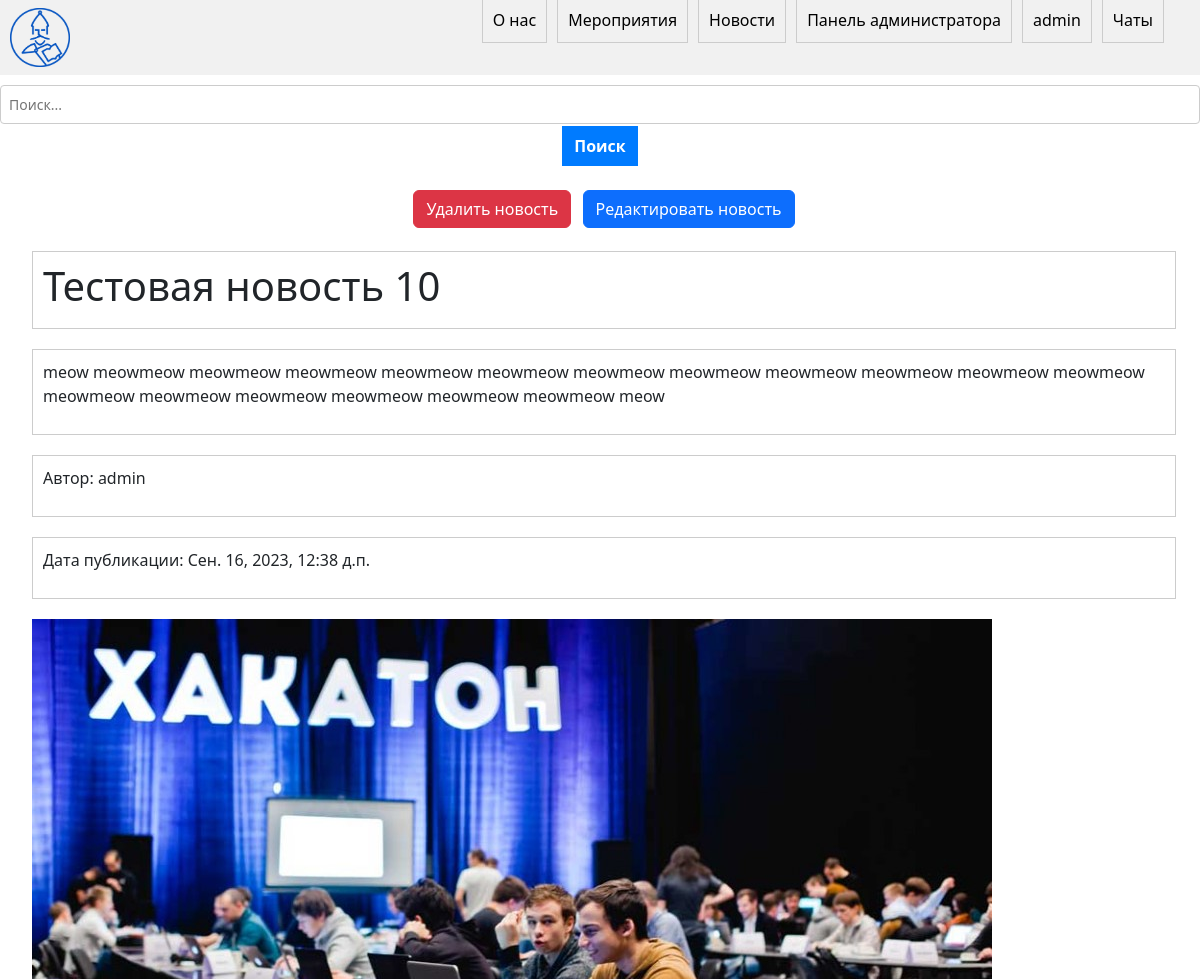
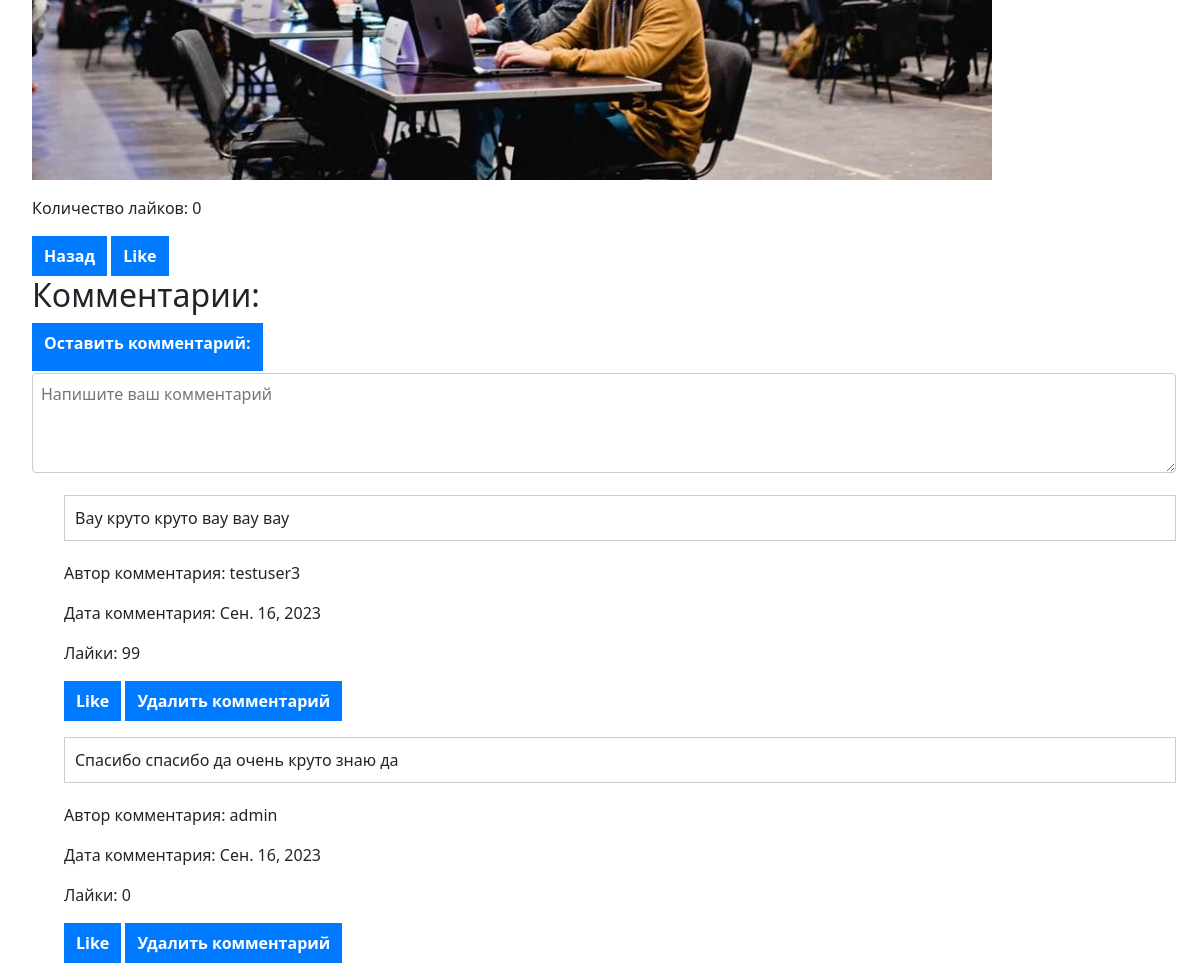
Screenshot of /12/ (signed in) with the database file from the repository (2 pictures, top to bottom).
### main/models.py (models this page shows, shortened)
class News(models.Model):
    title = models.CharField(max_length=200)
    content = models.TextField()
    author = models.ForeignKey('auth.User', on_delete=models.CASCADE)
    date_published = models.DateTimeField(auto_now_add=True)
    photo = models.ImageField(upload_to='image/%Y', default='image/news_def.jpg', null=True, blank=True)
    like_count = models.PositiveIntegerField(default=0)

class Comment(models.Model):
    user = models.ForeignKey(User, on_delete=models.CASCADE)
    news = models.ForeignKey(News, on_delete=models.CASCADE)
    content = models.TextField()
    date_posted = models.DateField(auto_now_add=True)
    like_count = models.PositiveIntegerField(default=0)

### main/views.py (the view)
# urls.py: path('<int:pk>/', views.news_detail, name='news_detail'),
def news_detail(request, pk):
    post = News.objects.get(id=pk)
    return render(request, 'main/news_detail.html', {'post': post})

### main/templates/main/news_detail.html (shortened to what this page needs)
{% extends 'main/base.html' %}
{% block content %}
<ul style="margin-right: 2%;">
    {% if user.is_staff %}
<div style="display: flex; justify-content: center; align-items: center;margin-bottom: 2%;">
    <button class="btn btn-danger" data-bs-toggle="modal" data-bs-target="#confirmDeleteModal" style="margin-right: 1%;">Удалить новость</button>
    <a href="{% url 'edit_news' post.id %}" class="btn btn-primary">Редактировать новость</a>
</div>
{% endif %}
   <li> <h1>{{ post.title }}</h1></li>
   <li> <p>{{ post.content }}</p></li>
   <li> <p>Автор: {{ post.author }}</p></li>
   <li> <p>Дата публикации: {{ post.date_published }}</p></li>
   <p> <img src="{{ post.photo.url }}" alt="Фото новости"></p>
   <p> <p>Количество лайков: {{ post.like_count }}</p></p>
   <button onclick="history.go(-1);">Назад</button>
   <button type="button" onclick="">Like</button>
   <h2>Комментарии: </h2>
       <div>
        <a href=""><button style="margin-bottom: 2px;"><label style="color: white; font-weight: bold;">Оставить комментарий: </label></button></a>
        <textarea name="content" placeholder="Напишите ваш комментарий"></textarea>
      </div>
    <ul>
    {% for comment in post.comment_set.all %}
         <p><li>{{ comment.content }}</li></p>
          <p>Автор комментария: {{ comment.user }}</p>
          <p>Дата комментария: {{ comment.date_posted }}</p>
          <p>Лайки: {{ comment.like_count }}</p>
          <button type="button" onclick="">Like</button>
          {% if user.is_staff %}
            <button>Удалить комментарий</button>
          {% endif %}
    {% endfor %}
  </ul>
</ul>
{% endblock %}

### main/templates/main/base.html (shortened to what this page needs)
{% load static %}
<!DOCTYPE html>
<html lang="en">
<head>
    <link rel="stylesheet" href="{% static 'main/css/style.css' %}">
    <link rel="stylesheet" href="https://cdn.jsdelivr.net/npm/bootstrap@5.3.0/dist/css/bootstrap.min.css">
</head>
<body>
  <div class="navbar">
    <div class="nav-links">
      <img src="{% static 'main/img/logo.png' %}" alt="Logo" class="logo">
      <ul class="nav-elem">
        <li><a href="{% url 'about' %}">О нас</a></li>
        <li><a href="{% url 'events' %}">Мероприятия</a></li>
        <li><a href="{% url 'index' %}">Новости</a></li>
        {% if user.is_authenticated %}
          {% if user.is_staff %}
            <li><a href="{% url 'admin:index' %}">Панель администратора</a></li>
          {% endif %}
          <li><a href="{% url 'profile' %}">{{user.username}}</a></li>
          <li><a href="#">Чаты</a></li>
        {% else %}
          <li><a href="{% url 'login' %}">Войти</a></li>
        {% endif %}
      </ul>
    </div>
  </div>
  <div class="search-bar">
    <input type="text" placeholder="Поиск..." class="search-input">
    <button class="search-button" style="margin-top: 2px;">Поиск</button>
  </div>
  <div class="content">
    {% block content %}
    {% endblock %}
  </div>
</body>
</html>

### main/static/main/css/style.css (style rules this page uses)
.navbar { display: flex; justify-content: space-between; align-items: center; background-color: #f1f1f1; padding: 10px; }
.nav-links { display: flex; align-items: center; position: relative; }
.logo, .nav-links { display: flex; align-items: center; }
.search-bar { text-align: center; margin-top: 10px; }
.search-input { margin-right: 5px; }
.logo { margin-left: 10px; width: 5%; height: 5%; }
.nav-elem { display: flex; list-style-type: none; position: absolute; right: 0; margin-right: 3%; }
.nav-elem li { margin-right: 10px; }
.nav-elem li:last-child { margin-right: 0; }
.nav-elem a { text-decoration: none; color: black; }
.content { display: flex; justify-content: center; align-items: center; margin-top: 2%; }
ul { list-style-type: none; padding: 0; margin: 0; }
li { margin-bottom: 20px; padding: 10px; border: 1px solid #ccc; }
h1 { margin-top: 0; }
p, button { margin-bottom: 10px; }
button { padding: 5px 10px; background-color: #fff; border: 1px solid #ccc; cursor: pointer; }
textarea { width: 100%; height: 100px; margin-bottom: 10px; }
h2 { font-size: 24px; font-weight: bold; margin-bottom: 16px; color: #333; }
label { font-size: 16px; font-weight: normal; margin-bottom: 8px; display: block; color: #666; }
input[type="text"], textarea { width: 100%; padding: 8px; font-size: 14px; border: 1px solid #ccc; border-radius: 4px; background-color: #fff; color: #333; }
button { padding: 8px 12px; font-size: 14px; font-weight: bold; border: none; border-radius: 4px; background-color: #007bff; color: #fff; cursor: pointer; }

### rows the page displays
News: title "Тестовая новость 10", content "meow meowmeow meowmeow meowmeow meowmeow meowmeow meowmeow meowmeow meowmeow meowmeow meowmeow meowmeow meowmeow meowmeow meowmeow meowmeow meowmeow meowmeow meow", author "admin", date_published "Сен. 16, 2023, 12:38 д.п.", photo (picture), like_count "0"
Comment: content "Вау круто круто вау вау вау", user "testuser3", date_posted "Сен. 16, 2023", like_count "99"
Comment: content "Спасибо спасибо да очень круто знаю да", user "admin", date_posted "Сен. 16, 2023", like_count "0"

### other values shown
{{ user.username }} "admin"
